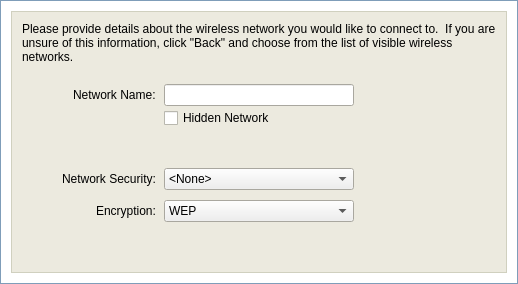
<ui version="4.0" >
 <class>Form</class>
 <widget class="QWidget" name="Form" >
  <property name="geometry" >
   <rect>
    <x>0</x>
    <y>0</y>
    <width>518</width>
    <height>284</height>
   </rect>
  </property>
  <property name="sizePolicy" >
   <sizepolicy vsizetype="Fixed" hsizetype="Fixed" >
    <horstretch>0</horstretch>
    <verstretch>0</verstretch>
   </sizepolicy>
  </property>
  <property name="minimumSize" >
   <size>
    <width>518</width>
    <height>284</height>
   </size>
  </property>
  <property name="maximumSize" >
   <size>
    <width>496</width>
    <height>262</height>
   </size>
  </property>
  <property name="windowTitle" >
   <string>Form</string>
  </property>
  <layout class="QVBoxLayout" >
   <property name="spacing" >
    <number>0</number>
   </property>
   <property name="leftMargin" >
    <number>0</number>
   </property>
   <property name="topMargin" >
    <number>0</number>
   </property>
   <property name="rightMargin" >
    <number>0</number>
   </property>
   <property name="bottomMargin" >
    <number>0</number>
   </property>
   <item>
    <widget class="QFrame" name="frameOuterCosmetic" >
     <property name="sizePolicy" >
      <sizepolicy vsizetype="Fixed" hsizetype="Preferred" >
       <horstretch>0</horstretch>
       <verstretch>0</verstretch>
      </sizepolicy>
     </property>
     <property name="minimumSize" >
      <size>
       <width>16</width>
       <height>284</height>
      </size>
     </property>
     <property name="maximumSize" >
      <size>
       <width>16777215</width>
       <height>284</height>
      </size>
     </property>
     <property name="palette" >
      <palette>
       <active>
        <colorrole role="WindowText" >
         <brush brushstyle="SolidPattern" >
          <color alpha="255" >
           <red>127</red>
           <green>157</green>
           <blue>185</blue>
          </color>
         </brush>
        </colorrole>
        <colorrole role="Base" >
         <brush brushstyle="SolidPattern" >
          <color alpha="255" >
           <red>255</red>
           <green>255</green>
           <blue>255</blue>
          </color>
         </brush>
        </colorrole>
        <colorrole role="Window" >
         <brush brushstyle="SolidPattern" >
          <color alpha="255" >
           <red>255</red>
           <green>255</green>
           <blue>255</blue>
          </color>
         </brush>
        </colorrole>
       </active>
       <inactive>
        <colorrole role="WindowText" >
         <brush brushstyle="SolidPattern" >
          <color alpha="255" >
           <red>127</red>
           <green>157</green>
           <blue>185</blue>
          </color>
         </brush>
        </colorrole>
        <colorrole role="Base" >
         <brush brushstyle="SolidPattern" >
          <color alpha="255" >
           <red>255</red>
           <green>255</green>
           <blue>255</blue>
          </color>
         </brush>
        </colorrole>
        <colorrole role="Window" >
         <brush brushstyle="SolidPattern" >
          <color alpha="255" >
           <red>255</red>
           <green>255</green>
           <blue>255</blue>
          </color>
         </brush>
        </colorrole>
       </inactive>
       <disabled>
        <colorrole role="WindowText" >
         <brush brushstyle="SolidPattern" >
          <color alpha="255" >
           <red>127</red>
           <green>127</green>
           <blue>127</blue>
          </color>
         </brush>
        </colorrole>
        <colorrole role="Base" >
         <brush brushstyle="SolidPattern" >
          <color alpha="255" >
           <red>255</red>
           <green>255</green>
           <blue>255</blue>
          </color>
         </brush>
        </colorrole>
        <colorrole role="Window" >
         <brush brushstyle="SolidPattern" >
          <color alpha="255" >
           <red>255</red>
           <green>255</green>
           <blue>255</blue>
          </color>
         </brush>
        </colorrole>
       </disabled>
      </palette>
     </property>
     <property name="autoFillBackground" >
      <bool>true</bool>
     </property>
     <property name="frameShape" >
      <enum>QFrame::Box</enum>
     </property>
     <property name="frameShadow" >
      <enum>QFrame::Plain</enum>
     </property>
     <layout class="QVBoxLayout" >
      <property name="spacing" >
       <number>10</number>
      </property>
      <property name="leftMargin" >
       <number>10</number>
      </property>
      <property name="topMargin" >
       <number>10</number>
      </property>
      <property name="rightMargin" >
       <number>10</number>
      </property>
      <property name="bottomMargin" >
       <number>10</number>
      </property>
      <item>
       <widget class="QFrame" name="brownFrame" >
        <property name="palette" >
         <palette>
          <active>
           <colorrole role="WindowText" >
            <brush brushstyle="SolidPattern" >
             <color alpha="255" >
              <red>208</red>
              <green>208</green>
              <blue>191</blue>
             </color>
            </brush>
           </colorrole>
           <colorrole role="Base" >
            <brush brushstyle="SolidPattern" >
             <color alpha="255" >
              <red>255</red>
              <green>255</green>
              <blue>255</blue>
             </color>
            </brush>
           </colorrole>
           <colorrole role="Window" >
            <brush brushstyle="SolidPattern" >
             <color alpha="255" >
              <red>236</red>
              <green>234</green>
              <blue>223</blue>
             </color>
            </brush>
           </colorrole>
          </active>
          <inactive>
           <colorrole role="WindowText" >
            <brush brushstyle="SolidPattern" >
             <color alpha="255" >
              <red>208</red>
              <green>208</green>
              <blue>191</blue>
             </color>
            </brush>
           </colorrole>
           <colorrole role="Base" >
            <brush brushstyle="SolidPattern" >
             <color alpha="255" >
              <red>255</red>
              <green>255</green>
              <blue>255</blue>
             </color>
            </brush>
           </colorrole>
           <colorrole role="Window" >
            <brush brushstyle="SolidPattern" >
             <color alpha="255" >
              <red>236</red>
              <green>234</green>
              <blue>223</blue>
             </color>
            </brush>
           </colorrole>
          </inactive>
          <disabled>
           <colorrole role="WindowText" >
            <brush brushstyle="SolidPattern" >
             <color alpha="255" >
              <red>127</red>
              <green>127</green>
              <blue>127</blue>
             </color>
            </brush>
           </colorrole>
           <colorrole role="Base" >
            <brush brushstyle="SolidPattern" >
             <color alpha="255" >
              <red>236</red>
              <green>234</green>
              <blue>223</blue>
             </color>
            </brush>
           </colorrole>
           <colorrole role="Window" >
            <brush brushstyle="SolidPattern" >
             <color alpha="255" >
              <red>236</red>
              <green>234</green>
              <blue>223</blue>
             </color>
            </brush>
           </colorrole>
          </disabled>
         </palette>
        </property>
        <property name="autoFillBackground" >
         <bool>true</bool>
        </property>
        <property name="frameShape" >
         <enum>QFrame::Box</enum>
        </property>
        <property name="frameShadow" >
         <enum>QFrame::Plain</enum>
        </property>
        <layout class="QVBoxLayout" >
         <property name="spacing" >
          <number>10</number>
         </property>
         <property name="leftMargin" >
          <number>10</number>
         </property>
         <property name="topMargin" >
          <number>10</number>
         </property>
         <property name="rightMargin" >
          <number>10</number>
         </property>
         <property name="bottomMargin" >
          <number>10</number>
         </property>
         <item>
          <widget class="QLabel" name="labelMessage" >
           <property name="palette" >
            <palette>
             <active>
              <colorrole role="WindowText" >
               <brush brushstyle="SolidPattern" >
                <color alpha="255" >
                 <red>0</red>
                 <green>0</green>
                 <blue>0</blue>
                </color>
               </brush>
              </colorrole>
             </active>
             <inactive>
              <colorrole role="WindowText" >
               <brush brushstyle="SolidPattern" >
                <color alpha="255" >
                 <red>0</red>
                 <green>0</green>
                 <blue>0</blue>
                </color>
               </brush>
              </colorrole>
             </inactive>
             <disabled>
              <colorrole role="WindowText" >
               <brush brushstyle="SolidPattern" >
                <color alpha="255" >
                 <red>127</red>
                 <green>127</green>
                 <blue>127</blue>
                </color>
               </brush>
              </colorrole>
             </disabled>
            </palette>
           </property>
           <property name="font" >
            <font>
             <family>Arial</family>
             <pointsize>9</pointsize>
            </font>
           </property>
           <property name="text" >
            <string>Please provide details about the wireless network you would like to connect to.  If you are unsure of this information, click "Back" and choose from the list of visible wireless networks.</string>
           </property>
           <property name="wordWrap" >
            <bool>true</bool>
           </property>
          </widget>
         </item>
         <item>
          <spacer>
           <property name="orientation" >
            <enum>Qt::Vertical</enum>
           </property>
           <property name="sizeType" >
            <enum>QSizePolicy::Fixed</enum>
           </property>
           <property name="sizeHint" >
            <size>
             <width>20</width>
             <height>10</height>
            </size>
           </property>
          </spacer>
         </item>
         <item>
          <widget class="QFrame" name="frame_7" >
           <property name="sizePolicy" >
            <sizepolicy vsizetype="Fixed" hsizetype="Preferred" >
             <horstretch>0</horstretch>
             <verstretch>0</verstretch>
            </sizepolicy>
           </property>
           <property name="frameShape" >
            <enum>QFrame::NoFrame</enum>
           </property>
           <property name="frameShadow" >
            <enum>QFrame::Raised</enum>
           </property>
           <layout class="QHBoxLayout" >
            <property name="spacing" >
             <number>8</number>
            </property>
            <property name="leftMargin" >
             <number>0</number>
            </property>
            <property name="topMargin" >
             <number>0</number>
            </property>
            <property name="rightMargin" >
             <number>0</number>
            </property>
            <property name="bottomMargin" >
             <number>0</number>
            </property>
            <item>
             <widget class="QFrame" name="frame_8" >
              <property name="sizePolicy" >
               <sizepolicy vsizetype="Expanding" hsizetype="Fixed" >
                <horstretch>0</horstretch>
                <verstretch>0</verstretch>
               </sizepolicy>
              </property>
              <property name="minimumSize" >
               <size>
                <width>134</width>
                <height>16</height>
               </size>
              </property>
              <property name="maximumSize" >
               <size>
                <width>134</width>
                <height>16777215</height>
               </size>
              </property>
              <property name="frameShape" >
               <enum>QFrame::NoFrame</enum>
              </property>
              <property name="frameShadow" >
               <enum>QFrame::Raised</enum>
              </property>
              <layout class="QVBoxLayout" >
               <property name="spacing" >
                <number>0</number>
               </property>
               <property name="leftMargin" >
                <number>0</number>
               </property>
               <property name="topMargin" >
                <number>0</number>
               </property>
               <property name="rightMargin" >
                <number>0</number>
               </property>
               <property name="bottomMargin" >
                <number>0</number>
               </property>
               <item>
                <widget class="QFrame" name="frame_9" >
                 <property name="sizePolicy" >
                  <sizepolicy vsizetype="Fixed" hsizetype="Preferred" >
                   <horstretch>0</horstretch>
                   <verstretch>0</verstretch>
                  </sizepolicy>
                 </property>
                 <property name="minimumSize" >
                  <size>
                   <width>16</width>
                   <height>22</height>
                  </size>
                 </property>
                 <property name="frameShape" >
                  <enum>QFrame::NoFrame</enum>
                 </property>
                 <property name="frameShadow" >
                  <enum>QFrame::Raised</enum>
                 </property>
                 <layout class="QHBoxLayout" >
                  <property name="spacing" >
                   <number>0</number>
                  </property>
                  <property name="leftMargin" >
                   <number>0</number>
                  </property>
                  <property name="topMargin" >
                   <number>0</number>
                  </property>
                  <property name="rightMargin" >
                   <number>0</number>
                  </property>
                  <property name="bottomMargin" >
                   <number>0</number>
                  </property>
                  <item>
                   <spacer>
                    <property name="orientation" >
                     <enum>Qt::Horizontal</enum>
                    </property>
                    <property name="sizeType" >
                     <enum>QSizePolicy::Expanding</enum>
                    </property>
                    <property name="sizeHint" >
                     <size>
                      <width>70</width>
                      <height>20</height>
                     </size>
                    </property>
                   </spacer>
                  </item>
                  <item>
                   <widget class="QLabel" name="labelName" >
                    <property name="sizePolicy" >
                     <sizepolicy vsizetype="Fixed" hsizetype="Preferred" >
                      <horstretch>0</horstretch>
                      <verstretch>0</verstretch>
                     </sizepolicy>
                    </property>
                    <property name="minimumSize" >
                     <size>
                      <width>0</width>
                      <height>22</height>
                     </size>
                    </property>
                    <property name="palette" >
                     <palette>
                      <active>
                       <colorrole role="WindowText" >
                        <brush brushstyle="SolidPattern" >
                         <color alpha="255" >
                          <red>0</red>
                          <green>0</green>
                          <blue>0</blue>
                         </color>
                        </brush>
                       </colorrole>
                      </active>
                      <inactive>
                       <colorrole role="WindowText" >
                        <brush brushstyle="SolidPattern" >
                         <color alpha="255" >
                          <red>0</red>
                          <green>0</green>
                          <blue>0</blue>
                         </color>
                        </brush>
                       </colorrole>
                      </inactive>
                      <disabled>
                       <colorrole role="WindowText" >
                        <brush brushstyle="SolidPattern" >
                         <color alpha="255" >
                          <red>127</red>
                          <green>127</green>
                          <blue>127</blue>
                         </color>
                        </brush>
                       </colorrole>
                      </disabled>
                     </palette>
                    </property>
                    <property name="font" >
                     <font>
                      <family>Arial</family>
                      <pointsize>9</pointsize>
                     </font>
                    </property>
                    <property name="text" >
                     <string>Network Name:</string>
                    </property>
                   </widget>
                  </item>
                 </layout>
                </widget>
               </item>
               <item>
                <spacer>
                 <property name="orientation" >
                  <enum>Qt::Vertical</enum>
                 </property>
                 <property name="sizeHint" >
                  <size>
                   <width>20</width>
                   <height>2</height>
                  </size>
                 </property>
                </spacer>
               </item>
              </layout>
             </widget>
            </item>
            <item>
             <widget class="QFrame" name="frame_10" >
              <property name="sizePolicy" >
               <sizepolicy vsizetype="Fixed" hsizetype="Preferred" >
                <horstretch>0</horstretch>
                <verstretch>0</verstretch>
               </sizepolicy>
              </property>
              <property name="frameShape" >
               <enum>QFrame::NoFrame</enum>
              </property>
              <property name="frameShadow" >
               <enum>QFrame::Raised</enum>
              </property>
              <layout class="QVBoxLayout" >
               <property name="spacing" >
                <number>2</number>
               </property>
               <property name="leftMargin" >
                <number>0</number>
               </property>
               <property name="topMargin" >
                <number>0</number>
               </property>
               <property name="rightMargin" >
                <number>0</number>
               </property>
               <property name="bottomMargin" >
                <number>0</number>
               </property>
               <item>
                <widget class="QLineEdit" name="dataFieldNetworkName" >
                 <property name="sizePolicy" >
                  <sizepolicy vsizetype="Fixed" hsizetype="Fixed" >
                   <horstretch>0</horstretch>
                   <verstretch>0</verstretch>
                  </sizepolicy>
                 </property>
                 <property name="minimumSize" >
                  <size>
                   <width>190</width>
                   <height>22</height>
                  </size>
                 </property>
                </widget>
               </item>
               <item>
                <widget class="QCheckBox" name="checkBoxHidden" >
                 <property name="sizePolicy" >
                  <sizepolicy vsizetype="Fixed" hsizetype="Expanding" >
                   <horstretch>0</horstretch>
                   <verstretch>0</verstretch>
                  </sizepolicy>
                 </property>
                 <property name="palette" >
                  <palette>
                   <active>
                    <colorrole role="WindowText" >
                     <brush brushstyle="SolidPattern" >
                      <color alpha="255" >
                       <red>0</red>
                       <green>0</green>
                       <blue>0</blue>
                      </color>
                     </brush>
                    </colorrole>
                   </active>
                   <inactive>
                    <colorrole role="WindowText" >
                     <brush brushstyle="SolidPattern" >
                      <color alpha="255" >
                       <red>0</red>
                       <green>0</green>
                       <blue>0</blue>
                      </color>
                     </brush>
                    </colorrole>
                   </inactive>
                   <disabled>
                    <colorrole role="WindowText" >
                     <brush brushstyle="SolidPattern" >
                      <color alpha="255" >
                       <red>127</red>
                       <green>127</green>
                       <blue>127</blue>
                      </color>
                     </brush>
                    </colorrole>
                   </disabled>
                  </palette>
                 </property>
                 <property name="font" >
                  <font>
                   <family>Arial</family>
                   <pointsize>9</pointsize>
                  </font>
                 </property>
                 <property name="text" >
                  <string>Hidden Network</string>
                 </property>
                </widget>
               </item>
              </layout>
             </widget>
            </item>
            <item>
             <spacer>
              <property name="orientation" >
               <enum>Qt::Horizontal</enum>
              </property>
              <property name="sizeHint" >
               <size>
                <width>40</width>
                <height>20</height>
               </size>
              </property>
             </spacer>
            </item>
           </layout>
          </widget>
         </item>
         <item>
          <spacer>
           <property name="orientation" >
            <enum>Qt::Vertical</enum>
           </property>
           <property name="sizeType" >
            <enum>QSizePolicy::Fixed</enum>
           </property>
           <property name="sizeHint" >
            <size>
             <width>20</width>
             <height>30</height>
            </size>
           </property>
          </spacer>
         </item>
         <item>
          <widget class="QFrame" name="frame_4" >
           <property name="frameShape" >
            <enum>QFrame::NoFrame</enum>
           </property>
           <property name="frameShadow" >
            <enum>QFrame::Raised</enum>
           </property>
           <layout class="QHBoxLayout" >
            <property name="spacing" >
             <number>8</number>
            </property>
            <property name="leftMargin" >
             <number>0</number>
            </property>
            <property name="topMargin" >
             <number>0</number>
            </property>
            <property name="rightMargin" >
             <number>0</number>
            </property>
            <property name="bottomMargin" >
             <number>0</number>
            </property>
            <item>
             <widget class="QFrame" name="frame_5" >
              <property name="sizePolicy" >
               <sizepolicy vsizetype="Preferred" hsizetype="Fixed" >
                <horstretch>0</horstretch>
                <verstretch>0</verstretch>
               </sizepolicy>
              </property>
              <property name="minimumSize" >
               <size>
                <width>134</width>
                <height>16</height>
               </size>
              </property>
              <property name="maximumSize" >
               <size>
                <width>134</width>
                <height>16777215</height>
               </size>
              </property>
              <property name="frameShape" >
               <enum>QFrame::NoFrame</enum>
              </property>
              <property name="frameShadow" >
               <enum>QFrame::Raised</enum>
              </property>
              <layout class="QVBoxLayout" >
               <property name="spacing" >
                <number>10</number>
               </property>
               <property name="leftMargin" >
                <number>0</number>
               </property>
               <property name="topMargin" >
                <number>0</number>
               </property>
               <property name="rightMargin" >
                <number>0</number>
               </property>
               <property name="bottomMargin" >
                <number>0</number>
               </property>
               <item>
                <widget class="QFrame" name="frame_2" >
                 <property name="frameShape" >
                  <enum>QFrame::NoFrame</enum>
                 </property>
                 <property name="frameShadow" >
                  <enum>QFrame::Raised</enum>
                 </property>
                 <layout class="QHBoxLayout" >
                  <property name="spacing" >
                   <number>8</number>
                  </property>
                  <property name="leftMargin" >
                   <number>0</number>
                  </property>
                  <property name="topMargin" >
                   <number>0</number>
                  </property>
                  <property name="rightMargin" >
                   <number>0</number>
                  </property>
                  <property name="bottomMargin" >
                   <number>0</number>
                  </property>
                  <item>
                   <spacer>
                    <property name="orientation" >
                     <enum>Qt::Horizontal</enum>
                    </property>
                    <property name="sizeType" >
                     <enum>QSizePolicy::Expanding</enum>
                    </property>
                    <property name="sizeHint" >
                     <size>
                      <width>30</width>
                      <height>20</height>
                     </size>
                    </property>
                   </spacer>
                  </item>
                  <item>
                   <widget class="QLabel" name="labelSecurity" >
                    <property name="palette" >
                     <palette>
                      <active>
                       <colorrole role="WindowText" >
                        <brush brushstyle="SolidPattern" >
                         <color alpha="255" >
                          <red>0</red>
                          <green>0</green>
                          <blue>0</blue>
                         </color>
                        </brush>
                       </colorrole>
                      </active>
                      <inactive>
                       <colorrole role="WindowText" >
                        <brush brushstyle="SolidPattern" >
                         <color alpha="255" >
                          <red>0</red>
                          <green>0</green>
                          <blue>0</blue>
                         </color>
                        </brush>
                       </colorrole>
                      </inactive>
                      <disabled>
                       <colorrole role="WindowText" >
                        <brush brushstyle="SolidPattern" >
                         <color alpha="255" >
                          <red>127</red>
                          <green>127</green>
                          <blue>127</blue>
                         </color>
                        </brush>
                       </colorrole>
                      </disabled>
                     </palette>
                    </property>
                    <property name="font" >
                     <font>
                      <family>Arial</family>
                      <pointsize>9</pointsize>
                     </font>
                    </property>
                    <property name="text" >
                     <string>Network Security:</string>
                    </property>
                   </widget>
                  </item>
                 </layout>
                </widget>
               </item>
               <item>
                <widget class="QFrame" name="frame_3" >
                 <property name="frameShape" >
                  <enum>QFrame::NoFrame</enum>
                 </property>
                 <property name="frameShadow" >
                  <enum>QFrame::Raised</enum>
                 </property>
                 <layout class="QHBoxLayout" >
                  <property name="spacing" >
                   <number>8</number>
                  </property>
                  <property name="leftMargin" >
                   <number>0</number>
                  </property>
                  <property name="topMargin" >
                   <number>0</number>
                  </property>
                  <property name="rightMargin" >
                   <number>0</number>
                  </property>
                  <property name="bottomMargin" >
                   <number>0</number>
                  </property>
                  <item>
                   <spacer>
                    <property name="orientation" >
                     <enum>Qt::Horizontal</enum>
                    </property>
                    <property name="sizeType" >
                     <enum>QSizePolicy::Expanding</enum>
                    </property>
                    <property name="sizeHint" >
                     <size>
                      <width>70</width>
                      <height>20</height>
                     </size>
                    </property>
                   </spacer>
                  </item>
                  <item>
                   <widget class="QLabel" name="labelEncryption" >
                    <property name="palette" >
                     <palette>
                      <active>
                       <colorrole role="WindowText" >
                        <brush brushstyle="SolidPattern" >
                         <color alpha="255" >
                          <red>0</red>
                          <green>0</green>
                          <blue>0</blue>
                         </color>
                        </brush>
                       </colorrole>
                      </active>
                      <inactive>
                       <colorrole role="WindowText" >
                        <brush brushstyle="SolidPattern" >
                         <color alpha="255" >
                          <red>0</red>
                          <green>0</green>
                          <blue>0</blue>
                         </color>
                        </brush>
                       </colorrole>
                      </inactive>
                      <disabled>
                       <colorrole role="WindowText" >
                        <brush brushstyle="SolidPattern" >
                         <color alpha="255" >
                          <red>127</red>
                          <green>127</green>
                          <blue>127</blue>
                         </color>
                        </brush>
                       </colorrole>
                      </disabled>
                     </palette>
                    </property>
                    <property name="font" >
                     <font>
                      <family>Arial</family>
                      <pointsize>9</pointsize>
                     </font>
                    </property>
                    <property name="text" >
                     <string>Encryption:</string>
                    </property>
                   </widget>
                  </item>
                 </layout>
                </widget>
               </item>
              </layout>
             </widget>
            </item>
            <item>
             <widget class="QFrame" name="frame_6" >
              <property name="frameShape" >
               <enum>QFrame::NoFrame</enum>
              </property>
              <property name="frameShadow" >
               <enum>QFrame::Raised</enum>
              </property>
              <layout class="QVBoxLayout" >
               <property name="spacing" >
                <number>10</number>
               </property>
               <property name="leftMargin" >
                <number>0</number>
               </property>
               <property name="topMargin" >
                <number>0</number>
               </property>
               <property name="rightMargin" >
                <number>0</number>
               </property>
               <property name="bottomMargin" >
                <number>0</number>
               </property>
               <item>
                <widget class="QComboBox" name="comboBoxSecurity" >
                 <property name="sizePolicy" >
                  <sizepolicy vsizetype="Fixed" hsizetype="Fixed" >
                   <horstretch>0</horstretch>
                   <verstretch>0</verstretch>
                  </sizepolicy>
                 </property>
                 <property name="minimumSize" >
                  <size>
                   <width>190</width>
                   <height>0</height>
                  </size>
                 </property>
                 <property name="font" >
                  <font>
                   <family>Arial</family>
                   <pointsize>9</pointsize>
                  </font>
                 </property>
                 <item>
                  <property name="text" >
                   <string>&lt;None></string>
                  </property>
                 </item>
                 <item>
                  <property name="text" >
                   <string>WEP</string>
                  </property>
                 </item>
                 <item>
                  <property name="text" >
                   <string>WPA-Personal</string>
                  </property>
                 </item>
                 <item>
                  <property name="text" >
                   <string>WPA-Enterprise</string>
                  </property>
                 </item>
                 <item>
                  <property name="text" >
                   <string>WPA2-Personal</string>
                  </property>
                 </item>
                 <item>
                  <property name="text" >
                   <string>WPA2-Enterprise</string>
                  </property>
                 </item>
                </widget>
               </item>
               <item>
                <widget class="QComboBox" name="comboBoxEncryption" >
                 <property name="sizePolicy" >
                  <sizepolicy vsizetype="Fixed" hsizetype="Fixed" >
                   <horstretch>0</horstretch>
                   <verstretch>0</verstretch>
                  </sizepolicy>
                 </property>
                 <property name="minimumSize" >
                  <size>
                   <width>190</width>
                   <height>0</height>
                  </size>
                 </property>
                 <property name="font" >
                  <font>
                   <family>Arial</family>
                   <pointsize>9</pointsize>
                  </font>
                 </property>
                 <item>
                  <property name="text" >
                   <string>WEP</string>
                  </property>
                 </item>
                 <item>
                  <property name="text" >
                   <string>TKIP</string>
                  </property>
                 </item>
                 <item>
                  <property name="text" >
                   <string>AES</string>
                  </property>
                 </item>
                </widget>
               </item>
              </layout>
             </widget>
            </item>
            <item>
             <spacer>
              <property name="orientation" >
               <enum>Qt::Horizontal</enum>
              </property>
              <property name="sizeHint" >
               <size>
                <width>40</width>
                <height>20</height>
               </size>
              </property>
             </spacer>
            </item>
           </layout>
          </widget>
         </item>
         <item>
          <spacer>
           <property name="orientation" >
            <enum>Qt::Vertical</enum>
           </property>
           <property name="sizeType" >
            <enum>QSizePolicy::Expanding</enum>
           </property>
           <property name="sizeHint" >
            <size>
             <width>20</width>
             <height>2</height>
            </size>
           </property>
          </spacer>
         </item>
        </layout>
       </widget>
      </item>
     </layout>
    </widget>
   </item>
  </layout>
 </widget>
 <resources/>
 <connections/>
</ui>
